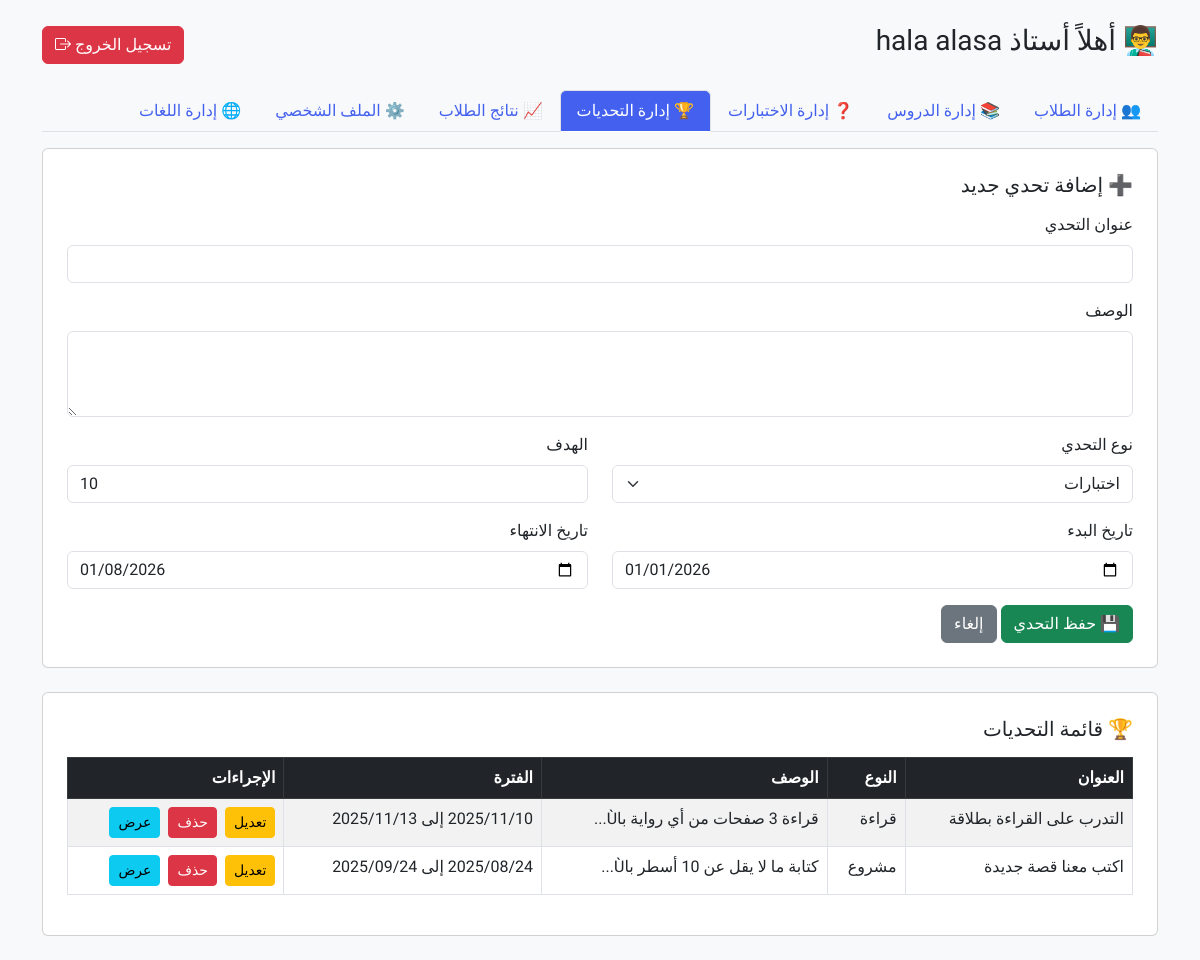
Page /teacher_dashboard.php?section=challenges (signed in) on the committed database.
### tables this page shows
CREATE TABLE `challenges` (
  `id` int NOT NULL,
  `title` varchar(255) DEFAULT NULL,
  `description` text,
  `type` enum('اختبارات','قراءة','مشروع') NOT NULL,
  `goal` int DEFAULT NULL,
  `progress` int DEFAULT '0',
  `user_id` int DEFAULT NULL,
  `start_date` datetime DEFAULT NULL,
  `end_date` datetime DEFAULT NULL
);

### teacher_sections/challenges.php (the view, shortened to what this page needs)
<?php
$conn = new mysqli("localhost", "root", "", "learning_platform");
$challenges = $conn->query("SELECT * FROM challenges ORDER BY start_date DESC");
?>
<div class="card p-4 mb-4">
    <h5 class="mb-3"><?= isset($_GET['edit']) ? '✏️ تعديل التحدي' : '➕ إضافة تحدي جديد' ?></h5>
    <form method="post" enctype="multipart/form-data">
        <div class="mb-3">
            <label class="form-label">عنوان التحدي</label>
            <input type="text" name="title" class="form-control" value="<?= isset($challenge['title']) ? htmlspecialchars($challenge['title']) : '' ?>" required>
        </div>
        <div class="mb-3">
            <label class="form-label">الوصف</label>
            <textarea name="description" class="form-control" rows="3" required><?= isset($challenge['description']) ? htmlspecialchars($challenge['description']) : '' ?></textarea>
        </div>
        <div class="row">
            <div class="col-md-6 mb-3">
                <label class="form-label">نوع التحدي</label>
                <select name="type" class="form-select" id="challenge-type" required>
                    <option value="اختبارات" <?= (isset($challenge['type']) && $challenge['type'] == 'اختبارات') ? 'selected' : '' ?>>اختبارات</option>
                </select>
            </div>
            <div class="col-md-6 mb-3">
                <label class="form-label">الهدف</label>
                <input type="number" name="goal" class="form-control" value="<?= isset($challenge['goal']) ? $challenge['goal'] : '10' ?>" required>
            </div>
        </div>
        <div class="row">
            <div class="col-md-6 mb-3">
                <label class="form-label">تاريخ البدء</label>
                <input type="date" name="start_date" class="form-control" value="<?= isset($challenge['start_date']) ? $challenge['start_date'] : date('Y-m-d') ?>" required>
            </div>
            <div class="col-md-6 mb-3">
                <label class="form-label">تاريخ الانتهاء</label>
                <input type="date" name="end_date" class="form-control" value="<?= isset($challenge['end_date']) ? $challenge['end_date'] : date('Y-m-d', strtotime('+1 week')) ?>" required>
            </div>
        </div>
        <button type="submit" class="btn btn-success">💾 حفظ التحدي</button>
        <a href="teacher_dashboard.php?section=challenges" class="btn btn-secondary">إلغاء</a>
    </form>
</div>
<div class="card p-4">
    <h5 class="mb-3">🏆 قائمة التحديات</h5>
    <div class="table-responsive">
        <table class="table table-bordered table-striped">
            <thead class="table-dark">
                <tr>
                    <th>العنوان</th>
                    <th>النوع</th>
                    <th>الوصف</th>
                    <th>الفترة</th>
                    <th>الإجراءات</th>
                </tr>
            </thead>
            <tbody>
                <?php while ($challenge = $challenges->fetch_assoc()): ?>
                <tr>
                    <td><?= htmlspecialchars($challenge['title']) ?></td>
                    <td>
                        <?= htmlspecialchars($challenge['type']) ?>
                    </td>
                    <td><?= strlen($challenge['description']) > 50 ? substr($challenge['description'], 0, 50).'...' : $challenge['description'] ?></td>
                    <td>
                        إلى
                        <?= date('Y/m/d', strtotime($challenge['end_date'])) ?>
                    </td>
                    <td>
                        <div class="d-flex gap-2">
                            <a href="teacher_dashboard.php?section=challenges&edit=<?= $challenge['id'] ?>" class="btn btn-sm btn-warning">تعديل</a>
                            <a href="teacher_dashboard.php?section=challenges&delete=<?= $challenge['id'] ?>" class="btn btn-sm btn-danger" onclick="return confirm('هل أنت متأكد من حذف هذا التحدي؟')">حذف</a>
                            <a href="view_challenge.php?id=<?= $challenge['id'] ?>" class="btn btn-sm btn-info">عرض</a>
                        </div>
                    </td>
                </tr>
                <?php endwhile; ?>
            </tbody>
        </table>
    </div>
</div>

### teacher_dashboard.php (style rules this page uses)
body { font-family: 'Tajawal', sans-serif; background-color: #f4f6f9; }
body { font-family: 'Tajawal', sans-serif; background: #f8f9fa; }

### rows in the picture
challenges: title "التدرب على القراءة بطلاقة", type "قراءة", description "قراءة 3 صفحات من أي رواية باÙ", end_date "2025/11/13"
challenges: title "اكتب معنا قصة جديدة", type "مشروع", description "كتابة ما لا يقل عن 10 أسطر باÙ", end_date "2025/09/24"

### other values in the picture
$name "hala alasa"
